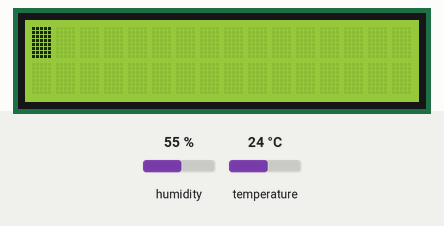
This sketch was run on a simulated Arduino Uno, built with avr-gcc and run on an emulated ATmega328P. Shown: 16×2 character LCD. The test bench sets the inputs (shaded band); at power-on: temperature 24 °C, humidity 55 %. The modem accepts every AT command (registered, SIM ready, sends succeed) and sends nothing else; what the sketch prints to the serial monitor is not drawn.

Above: at 14.5 s.
14.6 s: temperature set to 41 °C
At 27.9 s:
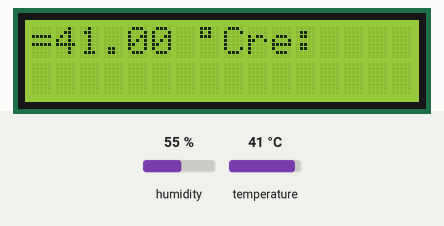
31.6 s: humidity set to 22 %
At 38.9 s:
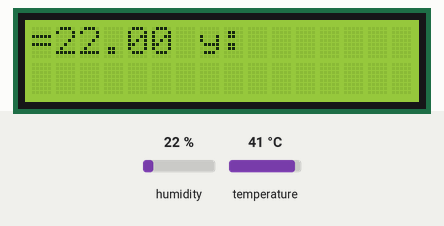
48.7 s: humidity set to 40 %
At 53.0 s:
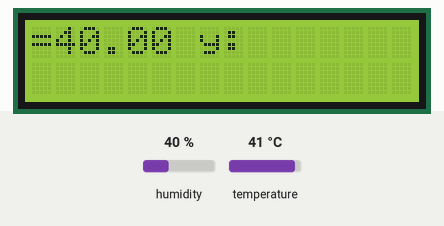
53.7 s: temperature set to 12 °C
At 70.0 s:
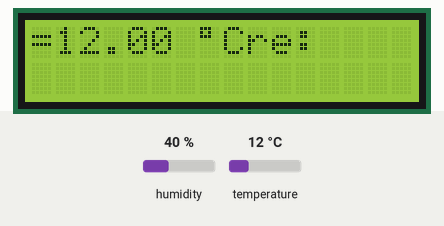
Timing chart, 0 to 71.5 s (numbered marks = the images above; inputs shaded):
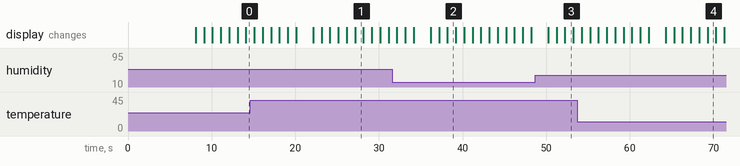

The sketch:

project2.ino
```cpp
#include <DHT.h>
#include <DHT_U.h>

// Project 2
#include <SoftwareSerial.h> // This library allows for seial communication on other digital
                            // pins of the Arduino (rather than just using pins 0 and 1)
                            // note: Arduino UART has a 64 byte serial buffer!

#include<Adafruit_Sensor.h>
#include<DHT.h>          // This library is used for the DHT-11 sensor. It allows for keywords
                            // such as readHumidity(), readTemperature(), etc. See gitHub for more
                            // info.

#include<LiquidCrystal.h>   // This library allows for use of LCD.

#define DEBUG true
#define DHTTYPE DHT11       // Create instance for sensor
#define DHTPIN A0       // Connect sensor to Arduino pin

// variables for dht-11 data
float humidity;
float tempCelcius;
float tempFahrenheit;
float heatIndexF;

// Initialize pins of LCD and create instance for module
const int reset = 12, enable = 11, lcdD4 = 5, lcdD5 = 4, lcdD6 = 3, lcdD7 = 2;

LiquidCrystal LCDboard(reset, enable, lcdD4, lcdD5, lcdD6, lcdD7); // Initialize LCD

SoftwareSerial esp(8,9);    // Arduino Rx is now pin #, Tx, is now pin #
DHT dht(DHTPIN, DHTTYPE);   // Initialize the DHT sensor

void setup(){
  Serial.begin(9600);      // Set baud rate of serial data transmission
  esp.begin(115200);         // This baud rate should match the ESP8266 module (may differ)
  dht.begin();
  LCDboard.begin(16,2);     // (Number of columns,rows of LCD module)

  transmit("AT+RST\r\n",2000,DEBUG); // Reset module
  Serial.print("Hello");
  Serial.print(humidity);
  transmit("AT+CWMODE=2\r\n",1000,DEBUG); // Configure ESP8266 as an AP (access point)
  transmit("AT+CIFSR\r\n",1000,DEBUG); // Get IP address
  transmit("AT+CIPMUX=1\r\n",1000,DEBUG); // Configure ESP8266 for multiple connections
  transmit("AT+CIPSERVER=1,80\r\n",1000,DEBUG); // Turn on server on port 80
}

void loop(){
  delay(2000);
  LCDboard.clear();
  humidity = dht.readHumidity(); // Get humidity percentage
  Serial.print(humidity);
  tempCelcius = dht.readTemperature(); // Get temperature in Celcius
  tempFahrenheit = dht.readTemperature(true); // Convert from Celcius to Fahrenheit
  heatIndexF = dht.computeHeatIndex(tempFahrenheit, humidity); // Calculate the heat index

  if(esp.available()){ // Ensure data transmission
    if(esp.find("+IPD,")){
      delay(1000);
      int id = esp.read()-48; // Read() returns ASCII decimal value, 0 starts at 48

      // This is what will display on the created webpage (written in HTML)
      // Note: your webpage format should look exactly like the class example
      String webpage = "<!DOCTYPE html><html><head><style>table, th, td { border: 1px solid black; padding: 5px;}table {border-spacing: 0px;}</style>";

      // This creates the command that communicates how many bytes are going to be sent over
      String cipsend = "AT+CIPSEND=";
      cipsend += id;
      cipsend += ",";
      cipsend += webpage.length();
      cipsend += "\r\n";

      // Send the command then send webpage display
      transmit(cipsend,1000,DEBUG);
      transmit(webpage,1000,DEBUG);

      // Repeat to display the rest of the webpage output
      String webpage1 = "<title>EGCP 565</title></head><body><h1 style=text-align:center;><mark>EGCP-565 Project-3</mark></h1>";
      String webpage2="<table style=width:100%><tr><th>Humidity</th><th>Tem: Celcius</th><th>Tem: Fahrenheit</th><th>HeatIndex</th></tr>";
      webpage=webpage1+webpage2;
      cipsend = "AT+CIPSEND=";
      cipsend += id;
      cipsend += ",";
      cipsend += webpage.length();
      cipsend += "\r\n";

      transmit(cipsend,1000,DEBUG);
      transmit(webpage,1000,DEBUG);

      // Display the humidity
      webpage = "<tr><td>";
      webpage += humidity;
      webpage += "</td>";
     cipsend = "AT+CIPSEND=";
      cipsend += id;
      cipsend += ",";
      cipsend += webpage.length();
      cipsend += "\r\n";

      transmit(cipsend,1000,DEBUG);
      transmit(webpage,1000,DEBUG);

      // Display the temperature in Celcius
      webpage = "<td>";
      webpage += tempCelcius;
      webpage += "</td>";     // Use hex html value for degree Celcius symbol
      cipsend = "AT+CIPSEND=";
      cipsend += id;
      cipsend += ",";
      cipsend += webpage.length();
      cipsend += "\r\n";

      transmit(cipsend,1000,DEBUG);
      transmit(webpage,1000,DEBUG);

      // Display the temperature in Fahrenheit
      webpage = "<td>";
      webpage += tempFahrenheit;
      webpage += "</td>";     // Use hex html value for degree Fahrenheit sybmol
      cipsend = "AT+CIPSEND=";
      cipsend += id;
      cipsend += ",";
      cipsend += webpage.length();
      cipsend += "\r\n";

      transmit(cipsend,1000,DEBUG);
      transmit(webpage,1000,DEBUG);

      // Display the heat index (what the temperature feels like, in Fahrenheit)
      webpage = "<td>>";
      webpage += heatIndexF;
      webpage += "</td></table>"; // Use hex html value for degree Fahrenheit sybmol
      cipsend = "AT+CIPSEND=";
      cipsend += id;
      cipsend += ",";
      cipsend += webpage.length();
      cipsend += "\r\n";

      transmit(cipsend,1000,DEBUG);
      transmit(webpage,1000,DEBUG);

     /* // This code allows for the webpage to refresh every 10 seconds. Allows
      // for fresh data to be displayed.
      webpage = ###;
      cipsend = "AT+CIPSEND=";
      cipsend += id;
      cipsend += ",";
      cipsend += webpage.length();
      cipsend += "\r\n";

      transmit(cipsend,1000,DEBUG);
      transmit(webpage,1000,DEBUG);*/

      // Append the connection (you did it right if the browser finishes loading the page)
      String cipclose = "AT+CIPCLOSE=";
      cipclose += id;
      cipclose += "\r\n";

      transmit(cipclose,3000,DEBUG);
    }
  }

  // Display humidity onto LCD board
  LCDboard.blink();
  delay(1000);
  LCDboard.noBlink();
  LCDboard.print("Humidity: "); // display "Humidity: " onto lcd screen
  delay(1000);
  LCDboard.setCursor(0,0); // move cursor to the next line
  LCDboard.print("="); // display humidity value (ex: "= 53 %")
  LCDboard.print(humidity);
  LCDboard.print(" ");
  delay(1000);
  LCDboard.clear(); // clear the lcd screen

  // Display temperature in Celcius onto LCD board
  LCDboard.blink();
  delay(1000);
  LCDboard.noBlink();
  LCDboard.print("Temperature: "); // display "Temperature: " onto lcd screen
  delay(1000);
  LCDboard.setCursor(0,0); // move cursor to the next line
  LCDboard.print("="); // display temperature in Celcius (ex: "= 17 °C")
  LCDboard.print(tempCelcius);
  LCDboard.print(" ");
  LCDboard.print((char)223); // ASCII value for degree symbol
  LCDboard.print("C");
  delay(1000);
  LCDboard.clear(); // clear the lcd screen

  // Display temperature in Fahrenheit onto LCD board
  LCDboard.blink();
  delay(1000);
  LCDboard.noBlink();
  LCDboard.print("Temperature: "); // display "Temperature: " onto lcd screen
  delay(1000);
  LCDboard.setCursor(0,0); // move cursor to the next line
  LCDboard.print("="); // display temperature in Fahrenheit (ex: "= 62 °F")
  LCDboard.print(tempFahrenheit);
  LCDboard.print(" ");
  LCDboard.print((char)223); // ASCII value for degree symbol
  LCDboard.print("F");
  delay(1000);
  LCDboard.clear(); // clear the lcd screen

  // Display heat index in Fahrenheit
  LCDboard.blink();
  delay(1000);
  LCDboard.noBlink();
  LCDboard.print("Feels like: "); // display "Feels like: " onto lcd screen
  delay(1000);
  LCDboard.setCursor(0,0); // move cursor to the next line
  LCDboard.print("="); // display temperature in Fahrenheit (ex: "= 62 °F")
  LCDboard.print(heatIndexF);
  LCDboard.print(" ");
  LCDboard.print((char)223); // ASCII value for degree symbol
  LCDboard.print("%");
  delay(1000);
  LCDboard.clear(); // clear the lcd screen
}

// This function will be used to send the appropriate commands to the ESP module
// automatically, rather than manulally inputing them in the serial monitor
String transmit(String esp_command, const int timeout, bool debug){

  String response;
  char c;
  esp.print(esp_command);
  long int time = millis();

  while((time+timeout) > millis()){
    while(esp.available()){
      c = esp.read();
      response += c;
    }
  }

  // Error check
  if(debug){
    Serial.print(response);
  }
  return response;
}
```

Measured:
- what the display in image 1 shows lasts 1.0 s, from 27.2 s to 28.2 s
